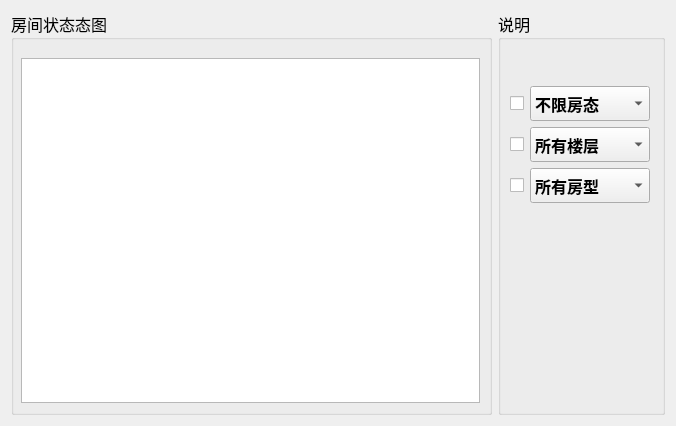
<?xml version="1.0" encoding="UTF-8"?>
<ui version="4.0">
 <class>ProManage</class>
 <widget class="QWidget" name="ProManage">
  <property name="geometry">
   <rect>
    <x>0</x>
    <y>0</y>
    <width>676</width>
    <height>426</height>
   </rect>
  </property>
  <property name="windowTitle">
   <string>Form</string>
  </property>
  <layout class="QVBoxLayout" name="verticalLayout_4">
   <item>
    <layout class="QHBoxLayout" name="horizontalLayout_5">
     <item>
      <layout class="QVBoxLayout" name="verticalLayout_3">
       <item>
        <widget class="QGroupBox" name="groupBox">
         <property name="font">
          <font>
           <family>楷体</family>
           <pointsize>12</pointsize>
          </font>
         </property>
         <property name="title">
          <string>房间状态态图</string>
         </property>
         <layout class="QHBoxLayout" name="horizontalLayout">
          <property name="leftMargin">
           <number>7</number>
          </property>
          <property name="topMargin">
           <number>18</number>
          </property>
          <item>
           <widget class="QTableView" name="tableView">
            <attribute name="verticalHeaderDefaultSectionSize">
             <number>30</number>
            </attribute>
            <attribute name="verticalHeaderMinimumSectionSize">
             <number>20</number>
            </attribute>
           </widget>
          </item>
         </layout>
        </widget>
       </item>
      </layout>
     </item>
     <item>
      <widget class="QGroupBox" name="groupBox_2">
       <property name="minimumSize">
        <size>
         <width>130</width>
         <height>0</height>
        </size>
       </property>
       <property name="font">
        <font>
         <family>楷体</family>
         <pointsize>12</pointsize>
        </font>
       </property>
       <property name="title">
        <string>说明</string>
       </property>
       <layout class="QVBoxLayout" name="verticalLayout_2">
        <property name="topMargin">
         <number>20</number>
        </property>
        <property name="rightMargin">
         <number>12</number>
        </property>
        <item>
         <widget class="QLabel" name="Datetimelabel">
          <property name="font">
           <font>
            <pointsize>11</pointsize>
            <weight>75</weight>
            <bold>true</bold>
           </font>
          </property>
          <property name="text">
           <string/>
          </property>
         </widget>
        </item>
        <item>
         <layout class="QVBoxLayout" name="verticalLayout">
          <item>
           <layout class="QHBoxLayout" name="horizontalLayout_2">
            <item>
             <widget class="QCheckBox" name="checkBox">
              <property name="sizePolicy">
               <sizepolicy hsizetype="Maximum" vsizetype="Fixed">
                <horstretch>0</horstretch>
                <verstretch>0</verstretch>
               </sizepolicy>
              </property>
              <property name="text">
               <string/>
              </property>
             </widget>
            </item>
            <item>
             <widget class="QComboBox" name="comboBoxRoomStatus">
              <property name="minimumSize">
               <size>
                <width>120</width>
                <height>35</height>
               </size>
              </property>
              <property name="font">
               <font>
                <weight>75</weight>
                <bold>true</bold>
               </font>
              </property>
              <property name="cursor">
               <cursorShape>OpenHandCursor</cursorShape>
              </property>
              <item>
               <property name="text">
                <string>不限房态</string>
               </property>
              </item>
              <item>
               <property name="text">
                <string>限空房</string>
               </property>
              </item>
              <item>
               <property name="text">
                <string>限住客房</string>
               </property>
              </item>
              <item>
               <property name="text">
                <string>限维修房</string>
               </property>
              </item>
              <item>
               <property name="text">
                <string>限保留房</string>
               </property>
              </item>
             </widget>
            </item>
           </layout>
          </item>
          <item>
           <layout class="QHBoxLayout" name="horizontalLayout_3">
            <item>
             <widget class="QCheckBox" name="checkBox_2">
              <property name="sizePolicy">
               <sizepolicy hsizetype="Maximum" vsizetype="Fixed">
                <horstretch>0</horstretch>
                <verstretch>0</verstretch>
               </sizepolicy>
              </property>
              <property name="text">
               <string/>
              </property>
             </widget>
            </item>
            <item>
             <widget class="QComboBox" name="comboBoxRoomfloor">
              <property name="minimumSize">
               <size>
                <width>120</width>
                <height>35</height>
               </size>
              </property>
              <property name="font">
               <font>
                <weight>75</weight>
                <bold>true</bold>
               </font>
              </property>
              <property name="cursor">
               <cursorShape>OpenHandCursor</cursorShape>
              </property>
              <item>
               <property name="text">
                <string>所有楼层</string>
               </property>
              </item>
              <item>
               <property name="text">
                <string>1层</string>
               </property>
               <property name="icon">
                <iconset resource="image.qrc">
                 <normaloff>:/image/roomnum/1.png</normaloff>:/image/roomnum/1.png</iconset>
               </property>
              </item>
              <item>
               <property name="text">
                <string>2层</string>
               </property>
               <property name="icon">
                <iconset resource="image.qrc">
                 <normaloff>:/image/roomnum/2.png</normaloff>:/image/roomnum/2.png</iconset>
               </property>
              </item>
              <item>
               <property name="text">
                <string>3层</string>
               </property>
               <property name="icon">
                <iconset resource="image.qrc">
                 <normaloff>:/image/roomnum/3.png</normaloff>:/image/roomnum/3.png</iconset>
               </property>
              </item>
              <item>
               <property name="text">
                <string>4层</string>
               </property>
               <property name="icon">
                <iconset resource="image.qrc">
                 <normaloff>:/image/roomnum/4.png</normaloff>:/image/roomnum/4.png</iconset>
               </property>
              </item>
              <item>
               <property name="text">
                <string>5层</string>
               </property>
               <property name="icon">
                <iconset resource="image.qrc">
                 <normaloff>:/image/roomnum/5.png</normaloff>:/image/roomnum/5.png</iconset>
               </property>
              </item>
              <item>
               <property name="text">
                <string>6层</string>
               </property>
               <property name="icon">
                <iconset resource="image.qrc">
                 <normaloff>:/image/roomnum/6.png</normaloff>:/image/roomnum/6.png</iconset>
               </property>
              </item>
              <item>
               <property name="text">
                <string>7层</string>
               </property>
               <property name="icon">
                <iconset resource="image.qrc">
                 <normaloff>:/image/roomnum/7.png</normaloff>:/image/roomnum/7.png</iconset>
               </property>
              </item>
              <item>
               <property name="text">
                <string>8层</string>
               </property>
               <property name="icon">
                <iconset resource="image.qrc">
                 <normaloff>:/image/roomnum/8.png</normaloff>:/image/roomnum/8.png</iconset>
               </property>
              </item>
              <item>
               <property name="text">
                <string>9层</string>
               </property>
               <property name="icon">
                <iconset resource="image.qrc">
                 <normaloff>:/image/roomnum/9.png</normaloff>:/image/roomnum/9.png</iconset>
               </property>
              </item>
              <item>
               <property name="text">
                <string>10层</string>
               </property>
               <property name="icon">
                <iconset resource="image.qrc">
                 <normaloff>:/image/roomnum/layout.png</normaloff>:/image/roomnum/layout.png</iconset>
               </property>
              </item>
             </widget>
            </item>
           </layout>
          </item>
          <item>
           <layout class="QHBoxLayout" name="horizontalLayout_4">
            <item>
             <widget class="QCheckBox" name="checkBox_3">
              <property name="sizePolicy">
               <sizepolicy hsizetype="Maximum" vsizetype="Fixed">
                <horstretch>0</horstretch>
                <verstretch>0</verstretch>
               </sizepolicy>
              </property>
              <property name="text">
               <string/>
              </property>
             </widget>
            </item>
            <item>
             <widget class="QComboBox" name="comboBoxRoomType">
              <property name="minimumSize">
               <size>
                <width>120</width>
                <height>35</height>
               </size>
              </property>
              <property name="font">
               <font>
                <weight>75</weight>
                <bold>true</bold>
               </font>
              </property>
              <property name="cursor">
               <cursorShape>OpenHandCursor</cursorShape>
              </property>
              <item>
               <property name="text">
                <string>所有房型</string>
               </property>
              </item>
              <item>
               <property name="text">
                <string>单人间</string>
               </property>
               <property name="icon">
                <iconset resource="image.qrc">
                 <normaloff>:/image/roomtype/signal.png</normaloff>:/image/roomtype/signal.png</iconset>
               </property>
              </item>
              <item>
               <property name="text">
                <string>双人间</string>
               </property>
               <property name="icon">
                <iconset resource="image.qrc">
                 <normaloff>:/image/roomtype/double.png</normaloff>:/image/roomtype/double.png</iconset>
               </property>
              </item>
              <item>
               <property name="text">
                <string>豪华套间</string>
               </property>
               <property name="icon">
                <iconset resource="image.qrc">
                 <normaloff>:/image/roomtype/luxury.png</normaloff>:/image/roomtype/luxury.png</iconset>
               </property>
              </item>
              <item>
               <property name="text">
                <string>总统套房</string>
               </property>
               <property name="icon">
                <iconset resource="image.qrc">
                 <normaloff>:/image/roomtype/president.png</normaloff>:/image/roomtype/president.png</iconset>
               </property>
              </item>
             </widget>
            </item>
           </layout>
          </item>
          <item>
           <widget class="QLabel" name="labelRoomNo">
            <property name="font">
             <font>
              <pointsize>12</pointsize>
              <weight>75</weight>
              <bold>true</bold>
             </font>
            </property>
            <property name="text">
             <string/>
            </property>
            <property name="alignment">
             <set>Qt::AlignCenter</set>
            </property>
           </widget>
          </item>
          <item>
           <spacer name="verticalSpacer">
            <property name="orientation">
             <enum>Qt::Vertical</enum>
            </property>
            <property name="sizeHint" stdset="0">
             <size>
              <width>20</width>
              <height>40</height>
             </size>
            </property>
           </spacer>
          </item>
         </layout>
        </item>
       </layout>
      </widget>
     </item>
    </layout>
   </item>
  </layout>
 </widget>
 <resources>
  <include location="image.qrc"/>
 </resources>
 <connections/>
</ui>
